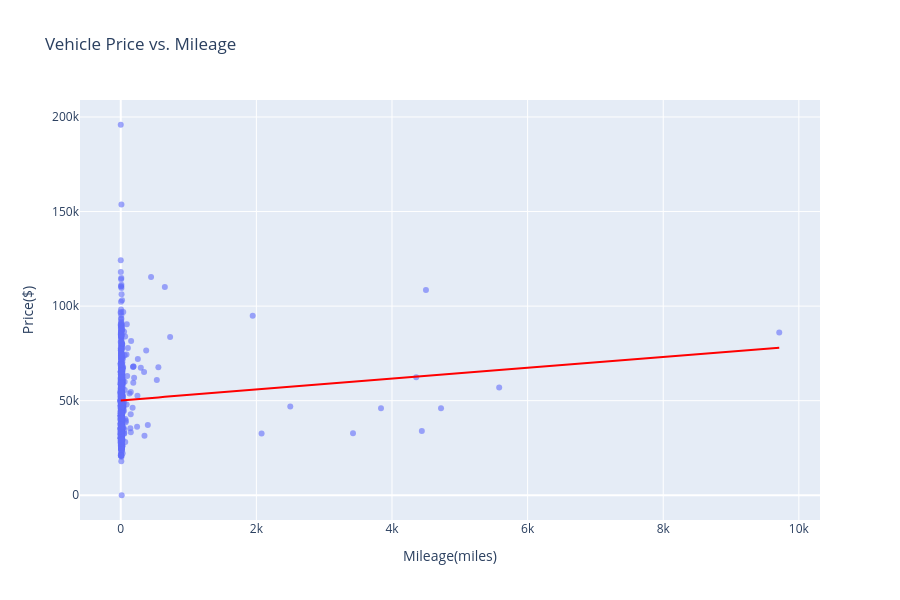

The cell this chart's notebook holds for it:
### Code cell
fig = px.scatter(
    df,
    x=mileage_col,
    y=price_col,
    title='Vehicle Price vs. Mileage',
    labels={mileage_col: 'Mileage(miles)', price_col: 'Price($)'},
    opacity=0.6,
    trendline='ols',
    trendline_color_override='red',
    hover_data={make_col: True, year_col: True}
)

fig.update_layout(height=600, hovermode='closest')
fig.show()

### Figure 1 — Plotly figure (JSON) as saved in the notebook; plotly's stock layout.template omitted (floating-point values rounded to 4 significant figures; data arrays with more than 128 entries replaced by an {"elided": "..."} marker saying what was removed)
{"data": [{"customdata": {"elided": "978x2 mixed values"}, "hovertemplate": "Mileage(miles)=%{x}<br>Price($)=%{y}<br>make=%{customdata[0]}<br>year=%{customdata[1]}<extra></extra>", "legendgroup": "", "marker": {"color": "#636efa", "opacity": 0.6, "symbol": "circle"}, "mode": "markers", "name": "", "orientation": "v", "showlegend": false, "type": "scatter", "x": {"elided": "978 float values"}, "xaxis": "x", "y": {"elided": "978 float values"}, "yaxis": "y"}, {"hovertemplate": "<b>OLS trendline</b><br>price = 2.87031 * mileage + 50152.6<br>R<sup>2</sup>=0.006168<br><br>Mileage(miles)=%{x}<br>Price($)=%{y} <b>(trend)</b><extra></extra>", "legendgroup": "", "line": {"color": "red"}, "marker": {"color": "#636efa", "symbol": "circle"}, "mode": "lines", "name": "", "showlegend": false, "type": "scatter", "x": {"elided": "923 float values"}, "xaxis": "x", "y": {"elided": "923 float values"}, "yaxis": "y"}], "layout": {"height": 600, "hovermode": "closest", "legend": {"tracegroupgap": 0}, "title": {"text": "Vehicle Price vs. Mileage"}, "xaxis": {"anchor": "y", "domain": [0, 1], "title": {"text": "Mileage(miles)"}}, "yaxis": {"anchor": "x", "domain": [0, 1], "title": {"text": "Price($)"}}}}
